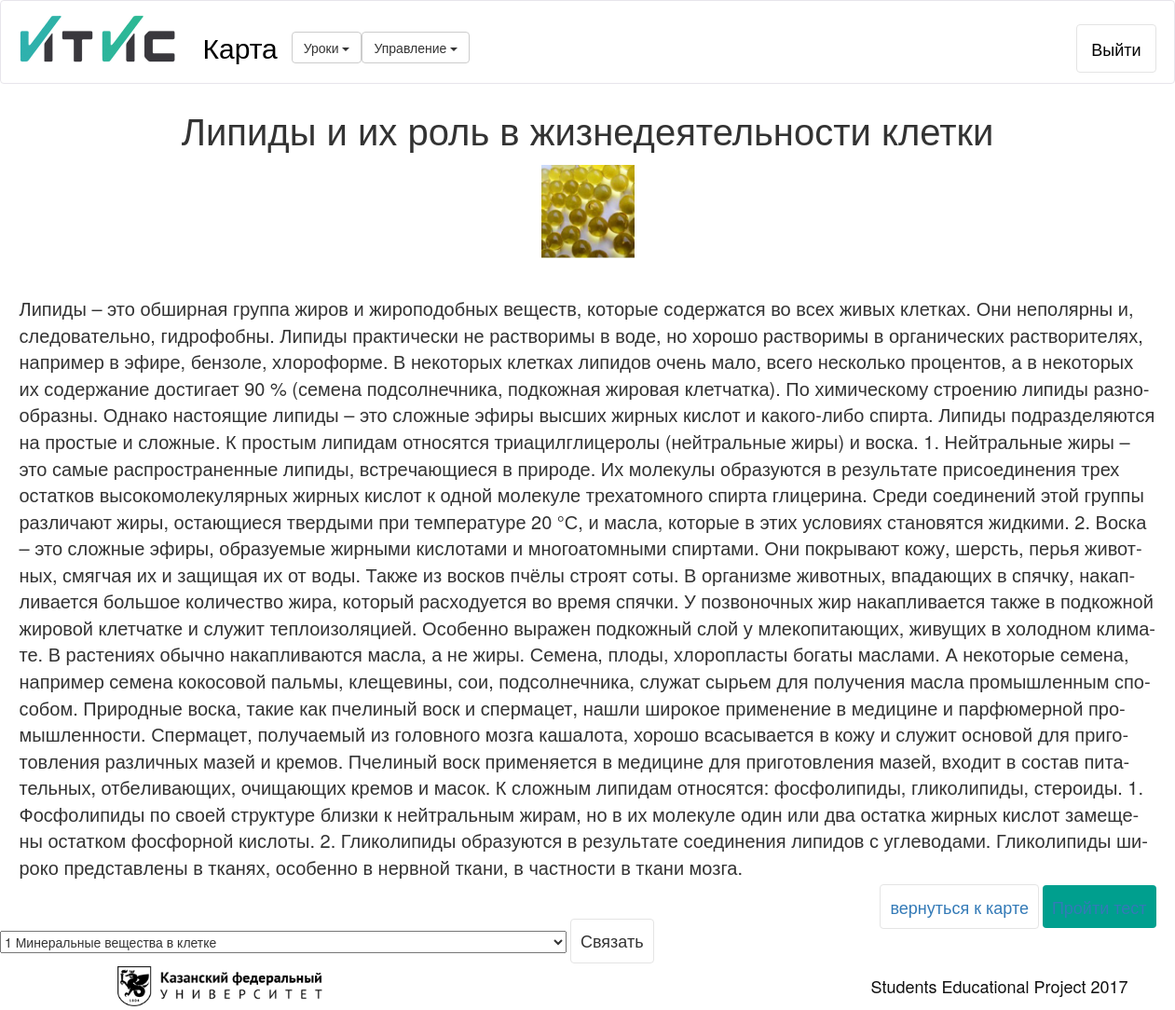
The app's page /maps/1/lesson/3/ (signed in) with its own data.
### maps/models.py (models this page shows, shortened)
class Lesson(models.Model):
    class Meta:
        verbose_name = u'урок'
        verbose_name_plural = u'уроки'
    name = models.CharField(max_length=400, verbose_name=u'имя')
    text = models.TextField(max_length=4000, verbose_name=u'текст')
    image = models.ImageField(default='map_images/no-img.jpg', blank=True, verbose_name=u'изображение')
    map = models.ForeignKey(Map, verbose_name=u'карта')

### maps/views.py (the view)
# urls.py: url(r'^(?P<map_id>[0-9]+)/lesson/(?P<lesson_id>\d+)/$', lesson_page, name='lesson_page'),
@login_required
def lesson_page(request, map_id, lesson_id):
    args = {}
    lesson = Lesson.objects.get(id=lesson_id)
    args['lesson'] = lesson
    args['map_id'] = map_id
    user = request.user
    simple = SimpleUser.objects.get(user=user)
    lesson_user = UserLesson.objects.filter(user=simple, lesson=lesson).first()
    parents = Chain.objects.filter(lesson_child=lesson)
    childs = Chain.objects.filter(lesson_parent=lesson)
    lessons = Lesson.objects.all()
    args['user'] = simple
    args['lesson_user'] = lesson_user
    args['parent_list'] = parents
    args['child_list'] = childs
    args['lessons'] = lessons
    if request.method == 'POST':
        lesson_parent_id = request.POST['chain_']
        lesson_parent = Lesson.objects.get(id=lesson_parent_id)
        chain = Chain(lesson_child=lesson, lesson_parent=lesson_parent)
        chain.save()
    return render(request, "maps/lesson.html", args)

### maps/templates/maps/lesson.html (shortened to what this page needs)
{% extends 'maps/base.html' %}
{% load static %}
{% block chains %}
    <div class="dropdown">
        <button class="btn btn-default dropdown-toggle" type="button" id="dropdownMenu1"
                data-toggle="dropdown" aria-haspopup="true" aria-expanded="true">
            Уроки
            <span class="caret"></span>
        </button>
    </div>
{% endblock %}
{% block content %}
    <div class="container">
        <div class="lesson_title text-center">{{ lesson.name }}</div>
        <div class="lesson_trgt text-center">{% if lesson.image.url is not None %}
            <img src='{{ lesson.image.url }}' style="max-height: 100px; max-width: 100px"/>
        {% endif %}</div>
        <div class="lesson_text text-left">{{ lesson.text }}</div>
        <div class="lesson_btn text-right">
            <a href="{% url 'maps:lessons' map_id %}" class="button_white btn_all">вернуться к карте</a>
            {% if lesson_user %}
            {% else %}
                <a href="{% url 'maps:lesson_test' map_id lesson.id %}" class="button_green btn_all">Пройти тест</a>
            {% endif %}
        </div>
    </div>
    {% if user.moder %}
        <form method="post">
            <label>
                <select>
                    {% for lesson in lessons %}
                        <option name="chain_" value="{{ lesson.id }}">{{ lesson.id }} {{ lesson.name }}</option>
                    {% endfor %}
                </select>
            </label>
            <button type="submit" class="button_white btn_all">Связать</button>
        </form>
    {% endif %}
{% endblock %}
{% block footer %}footer2{% endblock %}

### maps/static/css/style.css (style rules this page uses)
.container { width: 1250px; }
.btn_all { padding: 10px; text-align: center; font-size: 18px; border-radius: 4px; }
.button_white { border: 1px solid #e4e4e4; background: #fff; }
.button_green { border: 0; background-color: #009f8e; }
label { font-weight: normal; }
.lesson_title { font-size: 40px; margin-bottom: 10px; }
.lesson_trgt { font-size: 30px; margin-bottom: 40px; }
.lesson_text { font-size: 20px; margin-bottom: 15px; }

### records on screen
Lesson: name "Липиды и их роль в жизнедеятельности клетки", image (picture), text "Ли­пи­ды – это об­шир­ная груп­па жиров и жи­ро­по­доб­ных ве­ществ, ко­то­рые со­дер­жат­ся во всех живых клет­ках. Они непо­ляр­ны и, сле­до­ва­тель­но, гид­ро­фоб­ны. Ли­пи­ды прак­ти­че­ски не рас­тво­ри­мы в воде, но хо­ро­шо рас­тво­ри­мы в ор­га­ни­че­ских рас­тво­ри­те­лях, на­при­мер в эфире, бен­зо­ле, хло­ро­фор­ме. В неко­то­рых клет­ках ли­пи­дов очень мало, всего несколь­ко про­цен­тов, а в неко­то­рых их со­дер­жа­ние до­сти­га­ет 90 % (се­ме­на под­сол­неч­ни­ка, под­кож­ная жи­ро­вая клет­чат­ка). По хи­ми­че­ско­му стро­е­нию ли­пи­ды раз­но­об­раз­ны. Од­на­ко на­сто­я­щие ли­пи­ды – это слож­ные эфиры выс­ших жир­ных кис­лот и ка­ко­го-ли­бо спир­та. Ли­пи­ды…"

### other values on screen
form field value "1 Минеральные вещества в клетке"
